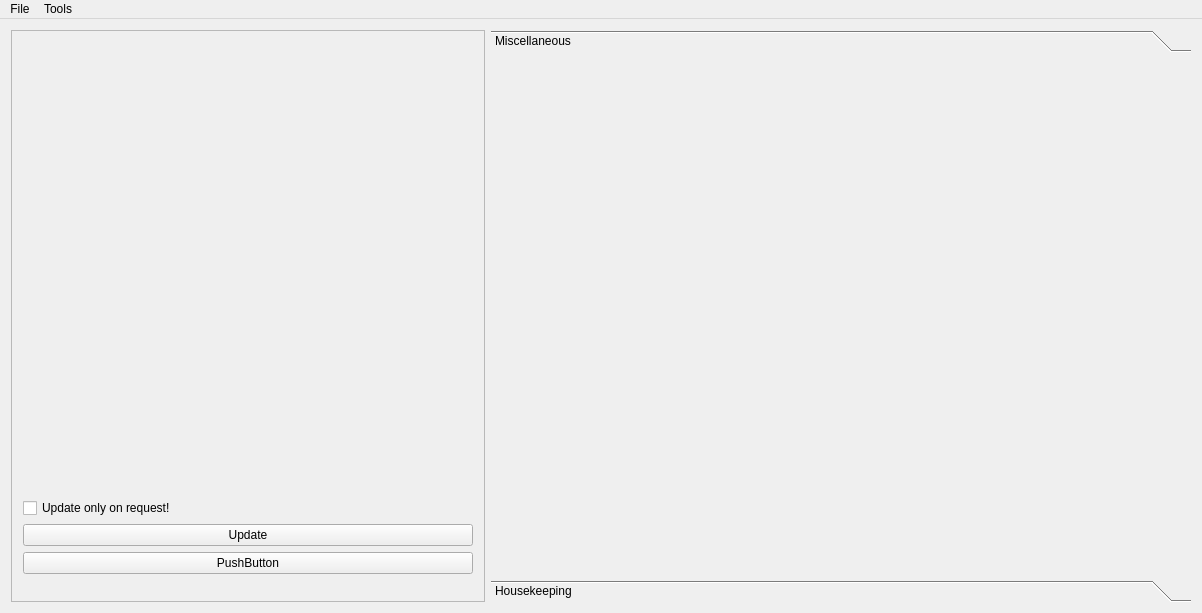
<?xml version="1.0" encoding="UTF-8"?>
<ui version="4.0">
 <class>CircosMain</class>
 <widget class="QMainWindow" name="CircosMain">
  <property name="geometry">
   <rect>
    <x>0</x>
    <y>0</y>
    <width>1202</width>
    <height>613</height>
   </rect>
  </property>
  <property name="windowTitle">
   <string>CircosMain</string>
  </property>
  <widget class="QWidget" name="centralWidget">
   <layout class="QHBoxLayout" name="horizontalLayout">
    <item>
     <widget class="QFrame" name="frame">
      <property name="frameShape">
       <enum>QFrame::StyledPanel</enum>
      </property>
      <property name="frameShadow">
       <enum>QFrame::Raised</enum>
      </property>
      <layout class="QVBoxLayout" name="verticalLayout">
       <item>
        <widget class="QLabel" name="label_Image">
         <property name="sizePolicy">
          <sizepolicy hsizetype="Fixed" vsizetype="Fixed">
           <horstretch>0</horstretch>
           <verstretch>0</verstretch>
          </sizepolicy>
         </property>
         <property name="minimumSize">
          <size>
           <width>450</width>
           <height>450</height>
          </size>
         </property>
         <property name="maximumSize">
          <size>
           <width>450</width>
           <height>450</height>
          </size>
         </property>
         <property name="contextMenuPolicy">
          <enum>Qt::NoContextMenu</enum>
         </property>
         <property name="toolTip">
          <string>Circos_plot</string>
         </property>
         <property name="text">
          <string/>
         </property>
        </widget>
       </item>
       <item>
        <widget class="QCheckBox" name="checkBox_Update">
         <property name="text">
          <string>Update only on request!</string>
         </property>
        </widget>
       </item>
       <item>
        <widget class="QPushButton" name="pushButton_2">
         <property name="text">
          <string>Update</string>
         </property>
        </widget>
       </item>
       <item>
        <widget class="QPushButton" name="pushButton">
         <property name="text">
          <string>PushButton</string>
         </property>
        </widget>
       </item>
       <item>
        <spacer name="verticalSpacer">
         <property name="orientation">
          <enum>Qt::Vertical</enum>
         </property>
         <property name="sizeHint" stdset="0">
          <size>
           <width>20</width>
           <height>40</height>
          </size>
         </property>
        </spacer>
       </item>
      </layout>
     </widget>
    </item>
    <item>
     <widget class="QToolBox" name="toolBox_editor">
      <property name="currentIndex">
       <number>0</number>
      </property>
      <widget class="QWidget" name="page_misc">
       <property name="geometry">
        <rect>
         <x>0</x>
         <y>0</y>
         <width>708</width>
         <height>508</height>
        </rect>
       </property>
       <attribute name="label">
        <string>Miscellaneous</string>
       </attribute>
      </widget>
      <widget class="QWidget" name="page_Housekeeping">
       <property name="geometry">
        <rect>
         <x>0</x>
         <y>0</y>
         <width>98</width>
         <height>28</height>
        </rect>
       </property>
       <attribute name="label">
        <string>Housekeeping</string>
       </attribute>
      </widget>
     </widget>
    </item>
   </layout>
  </widget>
  <widget class="QMenuBar" name="menuBar">
   <property name="enabled">
    <bool>true</bool>
   </property>
   <property name="geometry">
    <rect>
     <x>0</x>
     <y>0</y>
     <width>1202</width>
     <height>25</height>
    </rect>
   </property>
   <property name="defaultUp">
    <bool>false</bool>
   </property>
   <property name="nativeMenuBar">
    <bool>false</bool>
   </property>
   <widget class="QMenu" name="menuFile">
    <property name="title">
     <string>File</string>
    </property>
    <addaction name="actionOpen"/>
   </widget>
   <widget class="QMenu" name="menuTools">
    <property name="title">
     <string>Tools</string>
    </property>
    <addaction name="actionSettings"/>
   </widget>
   <addaction name="menuFile"/>
   <addaction name="menuTools"/>
  </widget>
  <action name="actionOpen">
   <property name="text">
    <string>Open...</string>
   </property>
  </action>
  <action name="actionSettings">
   <property name="text">
    <string>Settings...</string>
   </property>
  </action>
 </widget>
 <layoutdefault spacing="6" margin="11"/>
 <resources/>
 <connections/>
</ui>
